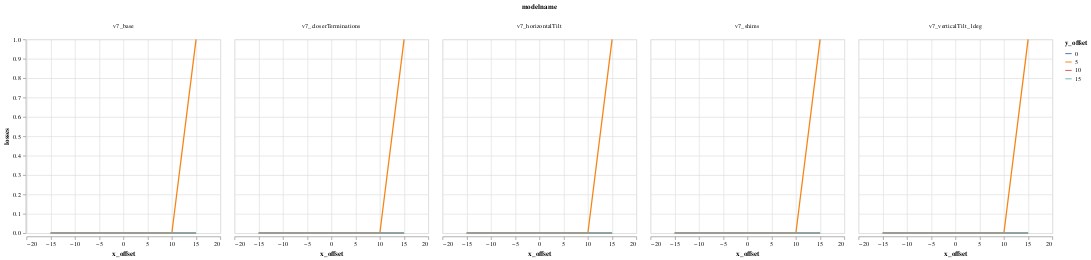

The notebook cell saved with this chart:
### Code cell
alt.Chart(DATA).mark_line().encode(
    column="modelname",
    color='y_offset:N',
    x='x_offset',
    y='losses',
)

### Figure 1 — Vega-Lite specification as saved in the notebook (floating-point values rounded to 4 significant figures; data arrays with more than 128 entries replaced by an {"elided": "..."} marker saying what was removed)
{"$schema": "https://vega.github.io/schema/vega-lite/v1.2.1.json", "data": {"values": {"elided": "140 records"}}, "encoding": {"color": {"field": "y_offset", "type": "nominal"}, "column": {"field": "modelname", "type": "nominal"}, "x": {"field": "x_offset", "type": "quantitative"}, "y": {"field": "losses", "type": "quantitative"}}, "mark": "line"}
